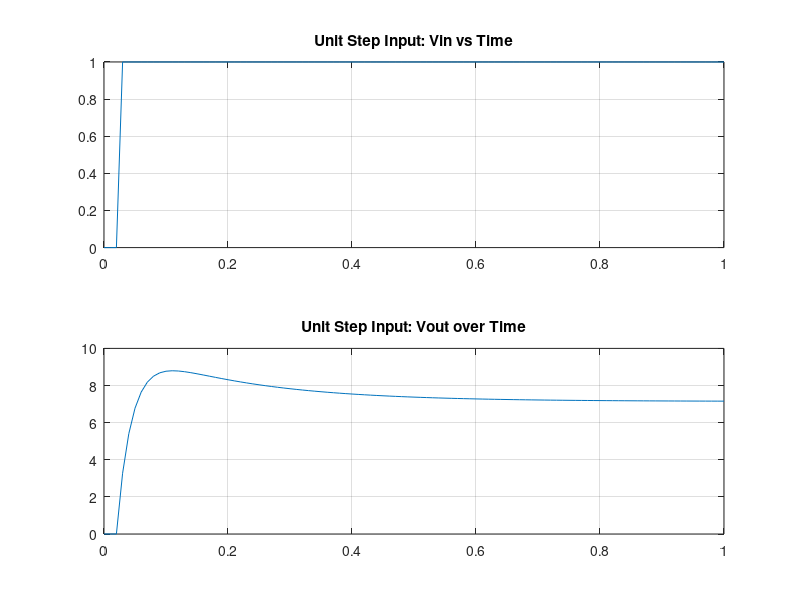
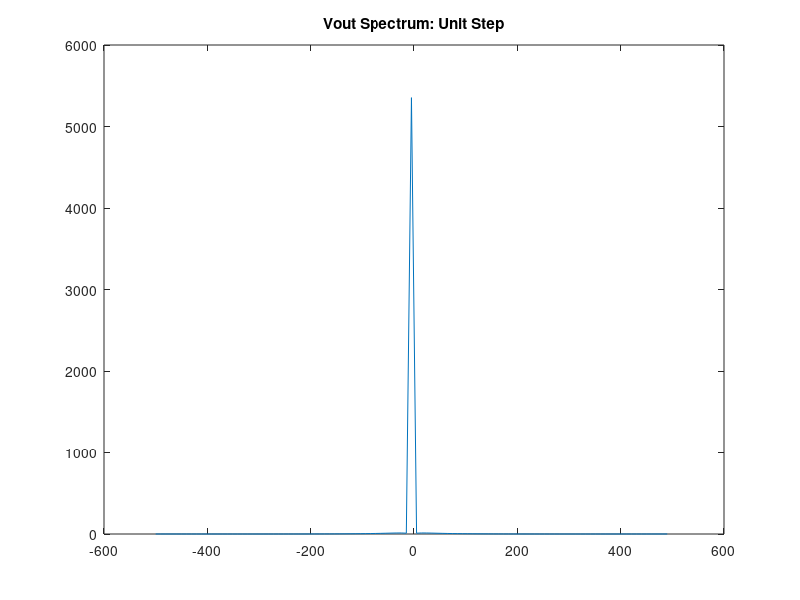
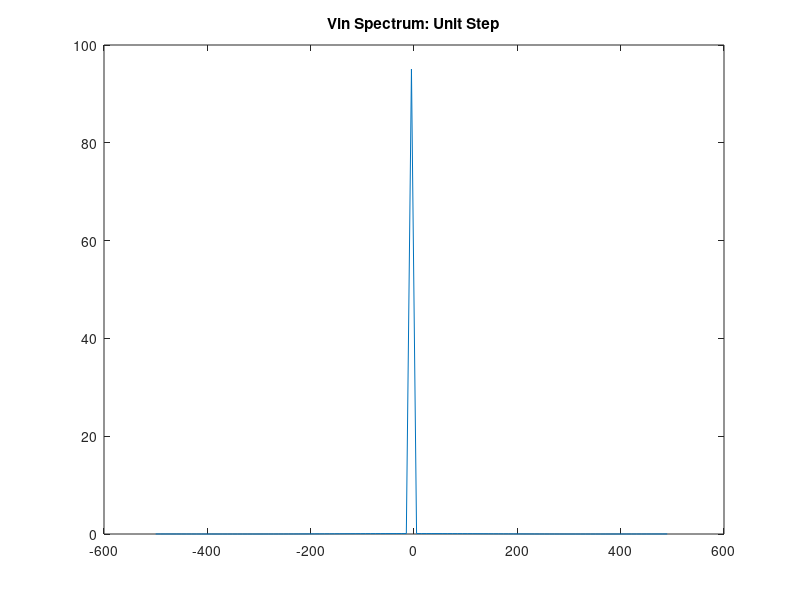
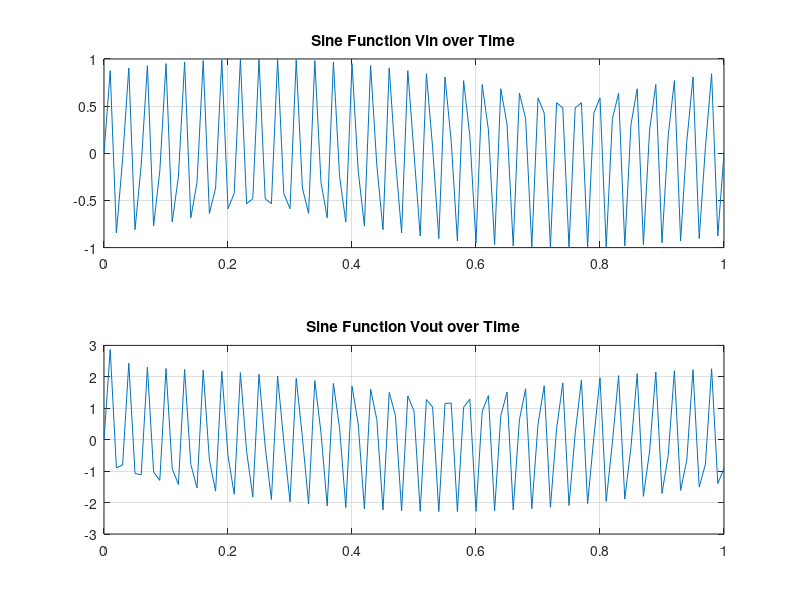

MATLAB code for these plots, in order:
%%Emeka Peters - 100953293
%%ELEC 4700 - Assignment 4 - Question 2

G1 = 1;
G2 = 0.5;
G3 = 0.1;
G4 = 10;
G0 = 1/1000;
alf = 100;

C = 0.25;
L = 0.2;

G = [1, 0, 0, 0, 0, 0, 0;...
    -G1, G1+G2, -1, 0, 0, 0, 0;...
    0, 1, 0, -1, 0, 0, 0;...
    0, 0, -1, G3, 0, 0, 0;...
    0, 0, 0, 0, -alf, 1, 0;...
    0, 0, 0, G3, -1, 0, 0;...
    0, 0, 0, 0, 0, -G4, G4+G0];

Cm = zeros(7, 7);
Cm(2, 1) = -C;
Cm(2, 2) = C;
Cm(3, 3) = -L;

%Vm = [V1, V2, IL, V3, I3, V4, V0];

F = zeros(1, 7);

V = G\F.';

%time step
dt = 1/100;

A = (Cm / dt) + G;

%i. Unit Step Input Simulation

Vm = zeros(7, 1);
t = 0:dt:1;
voutmat = zeros(1, length(t));
vinmat = zeros(1, length(t));

for i = 1:length(t)
    if(t(i) >= 0.03)
        F(1) = 1;
    else
        F(1) = 0;
    end
    
    Vmm = A\((Cm * Vm/dt) + F');
    voutmat(i) = Vmm(7);
    vinmat(i) = Vmm(1);
    Vm = Vmm;
end

figure(1);
subplot(2,1,1);
plot(t,vinmat);
title('Unit Step Input: Vin vs Time');
grid on

subplot(2,1,2);
plot(t,voutmat);
title('Unit Step Input: Vout over Time');
grid on


fs = 1000;
fvout = fft(voutmat);
n = length(voutmat);

Y = fftshift(fvout);
fshift = (-n/2:n/2-1)*(fs/n); % zero-centered frequency range
powershift = abs(Y) .^ 2/n;     % zero-centered power range

figure(2);
plot(fshift,powershift);
title('Vout Spectrum: Unit Step');


fvin = fft(vinmat);
n = length(vinmat);

Y = fftshift(fvin);
fshift = (-n/2:n/2-1)*(fs/n); % zero-centered frequency range
powershift = abs(Y) .^ 2/n;     % zero-centered power range

figure(3)
plot(fshift,powershift)
title('Vin Spectrum: Unit Step')



%ii. Sine Funtion Input Simulation
f = 1/0.03;
vin = @(t) sin(2 * pi * 33 *t);
Vm = zeros(7, 1);
t = 0:dt:1;
voutmat = zeros(1, length(t));
vinmat = zeros(1, length(t));

for i = 1:length(t)
    F(1) = vin(t(i));
    Vmm = A\((Cm * Vm/dt) + F');
    voutmat(i) = Vmm(7);
    vinmat(i) = Vmm(1);
    Vm = Vmm;
end

figure(4)
subplot(2,1,1)
plot(t, vinmat)
title('Sine Function Vin over Time')
grid on
     
subplot(2,1,2)
plot(t, voutmat)
title('Sine Function Vout over Time')
grid on


%Frequency Spectrums
  
fs = 1000;

fvin = fft(vinmat);
n = length(vinmat);
Y = fftshift(fvin);
fshift = (-n/2:n/2-1)*(fs/n); % zero-centered frequency range
powershift = abs(Y) .^ 2/n;     % zero-centered power range

figure(5)
plot(fshift, powershift)
title('Vin: Sine Frequency Spectrum')

fvout = fft(voutmat);
n = length(voutmat);
Y = fftshift(fvout);
fshift = (-n/2:n/2-1)*(fs/n); % zero-centered frequency range
powershift = abs(Y) .^ 2/n;     % zero-centered power range

figure(6)
plot(fshift,powershift)
title('Vout: Sine Frequency Spectrum')


% iii. Gaussian Function
dt = 1/100;
vin = @(t) exp(-0.5 *((t - 0.06)/(0.03)) ^ 2);
Vm = zeros(7, 1);
t = 0:dt:1;
voutmat = zeros(1, length(t));
vinmat = zeros(1, length(t));

for i = 1:length(t)
    F(1) = vin(t(i));
    Vmm = A\((Cm * Vm/dt) + F');
    voutmat(i) = Vmm(7);
    vinmat(i) = Vmm(1);
    Vm = Vmm;
end


figure(7)
subplot(2,1,1)
plot(t,vinmat)
title('Gaussian Function: Vin vs Time')
grid on

subplot(2,1,2)
plot(t,voutmat)
title('Guassian Function: Vout vs Time')
grid on

   
fs = 1000;

fvin = fft(vinmat);
n = length(vinmat);
Y = fftshift(fvin);
fshift = (-n/2:n/2-1)*(fs/n); % zero-centered frequency range
powershift = abs(Y) .^ 2/n;     % zero-centered power range

figure(8)
plot(fshift, powershift)
title('Vin: Gaussian Frequency Spectrum')

fvout = fft(voutmat);
n = length(voutmat);
Y = fftshift(fvout);
fshift = (-n/2:n/2-1)*(fs/n); % zero-centered frequency range
powershift = abs(Y) .^ 2/n;     % zero-centered power range

figure(9)
plot(fshift,powershift)
title('Vout: Gaussian Frequency Spectrum')

